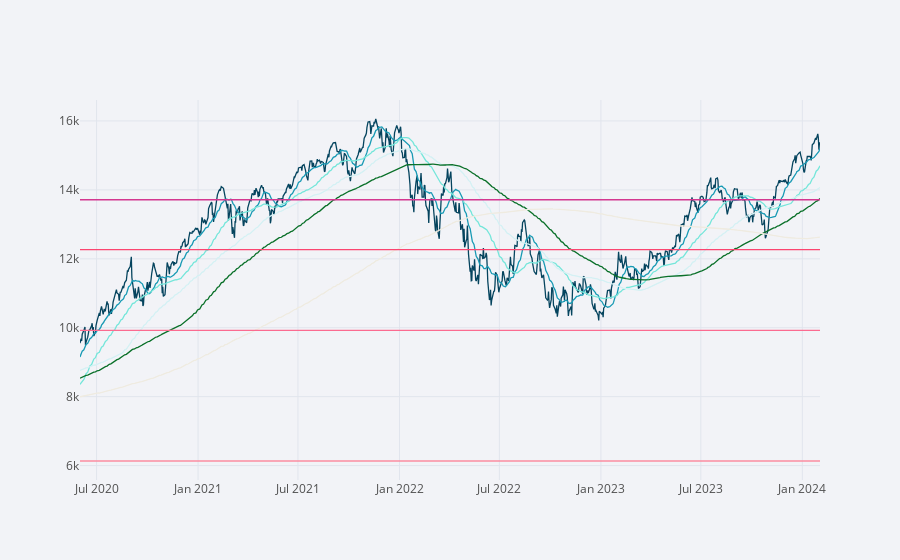

The notebook cell saved with this chart:
### Code cell
df_sig_p4.iplot(legend=False, color=['#05445E', '#189AB4', '#75E6DA', '#D4F1F4', '#0A7029',
                   '#EFEBE0', '#FB8DA0', '#FB6B90', '#FB4570', '#D43790', '#EC8FD0', '#870A30'])
## plt.yscale("log")
plt.show()

### Figure 1 — Plotly figure (JSON) as saved in the notebook; plotly's stock layout.template omitted (floating-point values rounded to 4 significant figures; data arrays with more than 128 entries replaced by an {"elided": "..."} marker saying what was removed)
{"data": [{"line": {"color": "rgba(5, 68, 94, 1.0)", "dash": "solid", "shape": "linear", "width": 1.3}, "mode": "lines", "name": "^IXIC", "text": "", "type": "scatter", "x": {"elided": "928 str values"}, "y": {"elided": "928 float values"}}, {"line": {"color": "rgba(24, 154, 180, 1.0)", "dash": "solid", "shape": "linear", "width": 1.3}, "mode": "lines", "name": "M20", "text": "", "type": "scatter", "x": {"elided": "928 str values"}, "y": {"elided": "928 float values"}}, {"line": {"color": "rgba(117, 230, 218, 1.0)", "dash": "solid", "shape": "linear", "width": 1.3}, "mode": "lines", "name": "M60", "text": "", "type": "scatter", "x": {"elided": "928 str values"}, "y": {"elided": "928 float values"}}, {"line": {"color": "rgba(212, 241, 244, 1.0)", "dash": "solid", "shape": "linear", "width": 1.3}, "mode": "lines", "name": "M120", "text": "", "type": "scatter", "x": {"elided": "928 str values"}, "y": {"elided": "928 float values"}}, {"line": {"color": "rgba(10, 112, 41, 1.0)", "dash": "solid", "shape": "linear", "width": 1.3}, "mode": "lines", "name": "M200", "text": "", "type": "scatter", "x": {"elided": "928 str values"}, "y": {"elided": "928 float values"}}, {"line": {"color": "rgba(239, 235, 224, 1.0)", "dash": "solid", "shape": "linear", "width": 1.3}, "mode": "lines", "name": "M500", "text": "", "type": "scatter", "x": {"elided": "928 str values"}, "y": {"elided": "928 float values"}}, {"line": {"color": "rgba(251, 141, 160, 1.0)", "dash": "solid", "shape": "linear", "width": 1.3}, "mode": "lines", "name": "F-4", "text": "", "type": "scatter", "x": {"elided": "928 str values"}, "y": {"elided": "928 float values"}}, {"line": {"color": "rgba(251, 107, 144, 1.0)", "dash": "solid", "shape": "linear", "width": 1.3}, "mode": "lines", "name": "F-3", "text": "", "type": "scatter", "x": {"elided": "928 str values"}, "y": {"elided": "928 float values"}}, {"line": {"color": "rgba(251, 69, 112, 1.0)", "dash": "solid", "shape": "linear", "width": 1.3}, "mode": "lines", "name": "F-2", "text": "", "type": "scatter", "x": {"elided": "928 str values"}, "y": {"elided": "928 float values"}}, {"line": {"color": "rgba(212, 55, 144, 1.0)", "dash": "solid", "shape": "linear", "width": 1.3}, "mode": "lines", "name": "F-1", "text": "", "type": "scatter", "x": {"elided": "928 str values"}, "y": {"elided": "928 float values"}}], "layout": {"legend": {"bgcolor": "#F2F3F7", "font": {"color": "#505050"}}, "paper_bgcolor": "#F2F3F7", "plot_bgcolor": "#F2F3F7", "showlegend": false, "title": {"font": {"color": "#484848"}}, "xaxis": {"gridcolor": "#E1E5ED", "showgrid": true, "tickfont": {"color": "#505050"}, "title": {"font": {"color": "#505050"}, "text": ""}, "zerolinecolor": "#E1E5ED"}, "yaxis": {"gridcolor": "#E1E5ED", "showgrid": true, "tickfont": {"color": "#505050"}, "title": {"font": {"color": "#505050"}, "text": ""}, "zerolinecolor": "#E1E5ED"}}}
